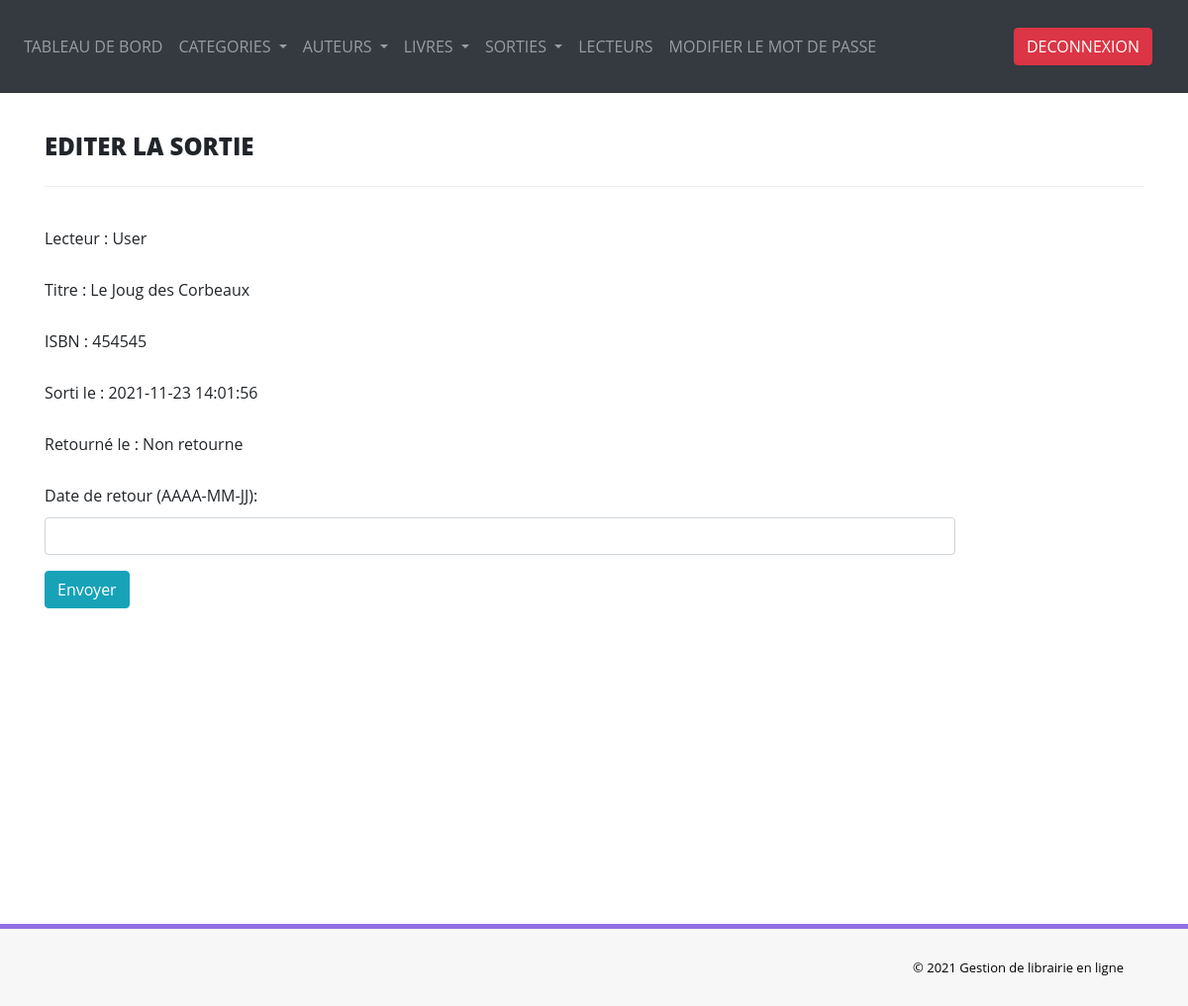
The page /admin/edit-issue-book.php?rid=38 (signed in) on the database its author committed.
### tables this page shows
CREATE TABLE IF NOT EXISTS `tblissuedbookdetails` (
  `id` int(11) NOT NULL AUTO_INCREMENT,
  `BookId` int(11) DEFAULT NULL,
  `ReaderID` varchar(150) DEFAULT NULL,
  `IssuesDate` timestamp NULL DEFAULT CURRENT_TIMESTAMP,
  `ReturnDate` timestamp NULL DEFAULT NULL ON UPDATE CURRENT_TIMESTAMP,
  `ReturnStatus` int(11) DEFAULT NULL,
  `fine` int(11) DEFAULT NULL,
  PRIMARY KEY (`id`)
);

CREATE TABLE IF NOT EXISTS `tblreaders` (
  `id` int(11) NOT NULL AUTO_INCREMENT,
  `ReaderId` varchar(100) DEFAULT NULL,
  `FullName` varchar(120) DEFAULT NULL,
  `EmailId` varchar(120) DEFAULT NULL,
  `MobileNumber` char(11) DEFAULT NULL,
  `Password1` varchar(120) DEFAULT NULL,
  `Status` int(11) DEFAULT NULL,
  `RegDate` timestamp NULL DEFAULT CURRENT_TIMESTAMP,
  `UpdateDate` timestamp NULL DEFAULT NULL ON UPDATE CURRENT_TIMESTAMP,
  PRIMARY KEY (`id`)
);

CREATE TABLE IF NOT EXISTS `tblbooks` (
  `id` int(11) NOT NULL AUTO_INCREMENT,
  `BookName` varchar(255) DEFAULT NULL,
  `CatId` int(11) DEFAULT NULL,
  `AuthorId` int(11) DEFAULT NULL,
  `ISBNNumber` int(11) DEFAULT NULL,
  `BookPrice` int(11) DEFAULT NULL,
  `RegDate` timestamp NULL DEFAULT CURRENT_TIMESTAMP,
  `UpdationDate` timestamp NULL DEFAULT NULL ON UPDATE CURRENT_TIMESTAMP,
  `Image` varchar(255) DEFAULT NULL,
  PRIMARY KEY (`id`)
);

### admin/edit-issue-book.php (the view, shortened to what this page needs)
<?php
include('includes/config.php');
if(strlen($_SESSION['alogin'])==0) {
	header('location:index.php');
} else {
	$rid = intval($_GET['rid']);
	$sql = "SELECT tblreaders.FullName,
				tblbooks.BookName,
				tblbooks.ISBNNumber,
				tblissuedbookdetails.IssuesDate,
				tblissuedbookdetails.ReturnDate,
				tblissuedbookdetails.id as rid,
				tblissuedbookdetails.ReturnStatus
			from tblissuedbookdetails
			join tblreaders on tblreaders.ReaderId=tblissuedbookdetails.ReaderId
			join tblbooks on tblbooks.ISBNNumber=tblissuedbookdetails.BookId
			where tblissuedbookdetails.id=:rid";
	$query = $dbh -> prepare($sql);
	$query->bindParam(':rid',$rid,PDO::PARAM_STR);
	$query->execute();
	$result = $query->fetch(PDO::FETCH_OBJ);
}
?>
<!DOCTYPE html>
<html lang="FR">
<head>
    <link rel="stylesheet" href="https://maxcdn.bootstrapcdn.com/bootstrap/4.0.0/css/bootstrap.min.css">
    <link href="assets/css/font-awesome.css" rel="stylesheet" />
    <link href="assets/css/style.css" rel="stylesheet" />
</head>
<body>
<?php include('includes/header.php');?>
    <div class="content-wrapper">
         <div class="container">
        	<div class="row pad-botm">
            <div class="col-md-12">
                <h4 class="header-line">Editer la sortie</h4>
            </div>
		</div>
		<div class="row">
			<div class="col-md-10 col-sm-6 col-xs-12 col-md-offset-1">
				<div class="panel panel-info">
					<?php
						if(!empty($result)) {
					?>
					<div class="panel-body">
						<form role="form" method="post">
							<div class="form-group">
								<label>Lecteur : </label>
								<?php echo $result->FullName;?>
							</div>
							<div class="form-group">
								<label>Titre : </label>
								<?php echo $result->BookName;?>
							</div>
							<div class="form-group">
								<label>ISBN : </label>
								<?php echo $result->ISBNNumber;?>
							</div>
							<div class="form-group">
								<label>Sorti le : </label>
								<?php echo $result->IssuesDate;?>
							</div>
							<div class="form-group">
								<label>Retourné le : </label>
								<?php if($result->ReturnDate=="") {
                                      		echo "Non retourne";
                                      } else {
											echo $result->ReturnDate;
									  }
								?>
							</div>
							<div class="form-group">
								<label>Date de retour (AAAA-MM-JJ): </label>
								<?php
								if($result->ReturnDate == "") { ?>
									<input class="form-control" type="text" name="returnDate" id="fine" />
								<?php
								} else {
									echo $result->ReturnDate;
								}?>
							</div>
							<button type="submit" name="return" id="submit" class="btn btn-info">Envoyer</button>
						</form>
 					</div>
					<?php } ?>
                </div>
             </div>
          </div>
        </div>
      </div>
  <?php include('includes/footer.php');?>
</body>
</html>

### admin/assets/css/style.css (style rules this page uses)
.content-wrapper { margin-top: 40px; min-height:800px; padding-bottom:90px; }
.header-line { font-weight:900; padding-bottom:25px; border-bottom:1px solid #eeeeee; text-transform:uppercase; }
.pad-botm { padding-bottom:30px; }

### rows shown on the page
tblissuedbookdetails: tblreaders.FullName "User", tblbooks.BookName "Le Joug des Corbeaux", tblbooks.ISBNNumber "454545", IssuesDate "2021-11-23 14:01:56"
